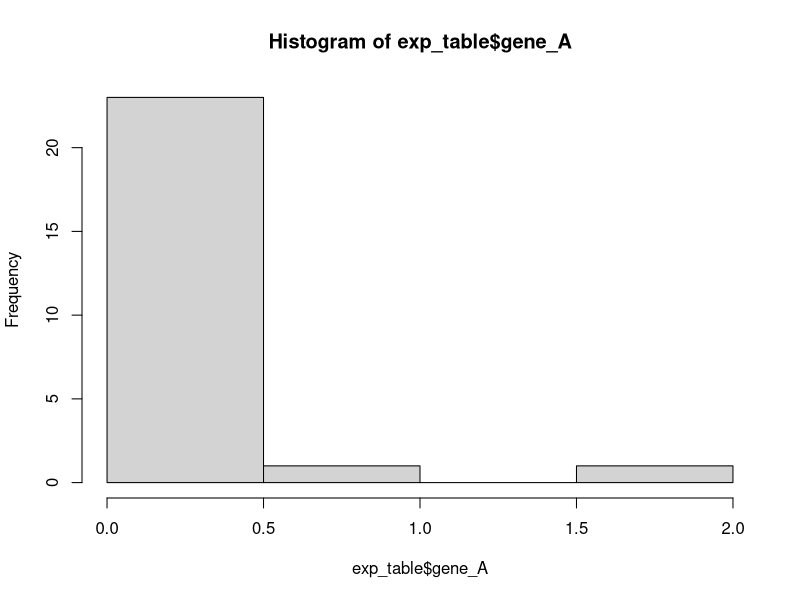
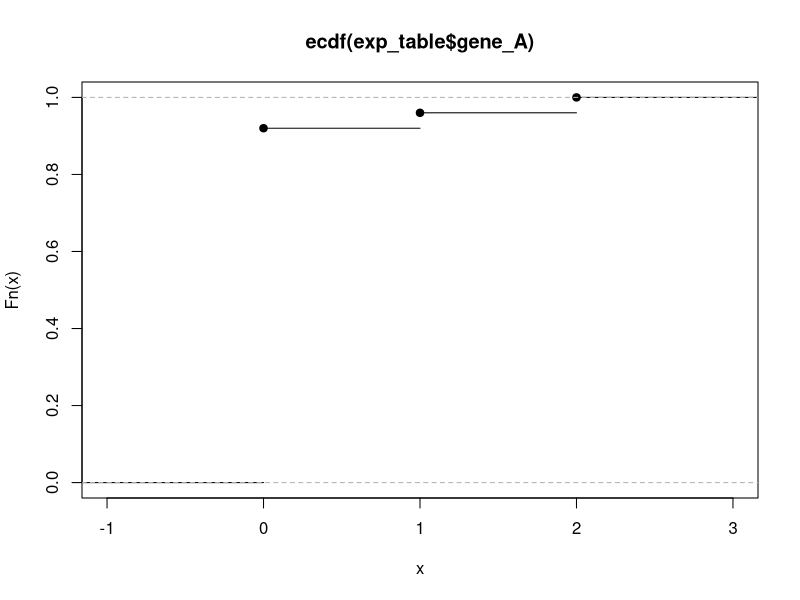

Generate these figures, in order, with R:
## ---- chunk 1
library(tidyr)
library(dplyr)

exp_table = data.frame(gene_A = c(0,1,0,0,0,0,0,0,0,0,0,0,0,0,0,0,0,0,0,0,0,2,0,0,0)) %>% mutate(cell_id = LETTERS[1:nrow(.)])
hist(exp_table$gene_A)
exp_ecdf = ecdf(exp_table$gene_A)
plot(exp_ecdf)

alpha = 0.05
exp_table = exp_table %>% mutate(pval = 1-exp_ecdf(gene_A),
                                 pass = ifelse(pval < alpha, '*', NA)) 
